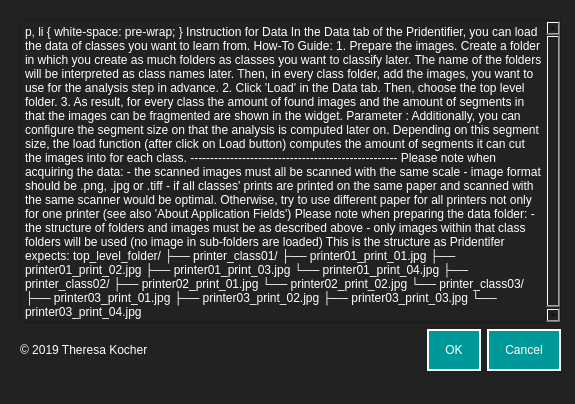
<?xml version="1.0" encoding="UTF-8"?>
<ui version="4.0">
 <class>Dialog</class>
 <widget class="QDialog" name="Dialog">
  <property name="geometry">
   <rect>
    <x>0</x>
    <y>0</y>
    <width>575</width>
    <height>404</height>
   </rect>
  </property>
  <property name="windowTitle">
   <string>Dialog</string>
  </property>
  <property name="styleSheet">
   <string notr="true">background-color: #222222;
</string>
  </property>
  <widget class="QWidget" name="verticalLayoutWidget">
   <property name="geometry">
    <rect>
     <x>20</x>
     <y>20</y>
     <width>541</width>
     <height>351</height>
    </rect>
   </property>
   <layout class="QVBoxLayout" name="verticalLayout">
    <item>
     <layout class="QHBoxLayout" name="horizontalLayout">
      <item>
       <layout class="QHBoxLayout" name="horizontalLayout_2"/>
      </item>
     </layout>
    </item>
    <item>
     <layout class="QHBoxLayout" name="horizontalLayout_4">
      <item>
       <widget class="QTextBrowser" name="textBrowser">
        <property name="styleSheet">
         <string notr="true">color: #fff;
font: 12pt &quot;Helvetica&quot;;
</string>
        </property>
        <property name="html">
         <string>&lt;!DOCTYPE HTML PUBLIC &quot;-//W3C//DTD HTML 4.0//EN&quot; &quot;http://www.w3.org/TR/REC-html40/strict.dtd&quot;&gt;
&lt;html&gt;&lt;head&gt;&lt;meta name=&quot;qrichtext&quot; content=&quot;1&quot; /&gt;&lt;style type=&quot;text/css&quot;&gt;
p, li { white-space: pre-wrap; }
&lt;/style&gt;&lt;/head&gt;&lt;body style=&quot; font-family:'Helvetica'; font-size:12pt; font-weight:400; font-style:normal;&quot;&gt;
&lt;p style=&quot; margin-top:0px; margin-bottom:0px; margin-left:0px; margin-right:0px; -qt-block-indent:0; text-indent:0px;&quot;&gt;&lt;span style=&quot; font-size:18pt; font-weight:600;&quot;&gt;Instruction for Data&lt;/span&gt;&lt;/p&gt;
&lt;p style=&quot;-qt-paragraph-type:empty; margin-top:0px; margin-bottom:0px; margin-left:0px; margin-right:0px; -qt-block-indent:0; text-indent:0px;&quot;&gt;&lt;br /&gt;&lt;/p&gt;
&lt;p style=&quot; margin-top:0px; margin-bottom:0px; margin-left:0px; margin-right:0px; -qt-block-indent:0; text-indent:0px;&quot;&gt;&lt;span style=&quot; font-family:'.SF NS Text'; font-size:13pt;&quot;&gt;In the Data tab of the Pridentifier, you can load the data of classes you want to learn from.&lt;/span&gt;&lt;/p&gt;
&lt;p style=&quot;-qt-paragraph-type:empty; margin-top:0px; margin-bottom:0px; margin-left:0px; margin-right:0px; -qt-block-indent:0; text-indent:0px; font-family:'.SF NS Text'; font-size:13pt;&quot;&gt;&lt;br /&gt;&lt;/p&gt;
&lt;p style=&quot; margin-top:0px; margin-bottom:0px; margin-left:0px; margin-right:0px; -qt-block-indent:0; text-indent:0px;&quot;&gt;&lt;span style=&quot; font-family:'.SF NS Text'; font-size:13pt; font-weight:600;&quot;&gt;How-To Guide:&lt;/span&gt;&lt;/p&gt;
&lt;p style=&quot;-qt-paragraph-type:empty; margin-top:0px; margin-bottom:0px; margin-left:0px; margin-right:0px; -qt-block-indent:0; text-indent:0px;&quot;&gt;&lt;br /&gt;&lt;/p&gt;
&lt;p style=&quot; margin-top:0px; margin-bottom:0px; margin-left:0px; margin-right:0px; -qt-block-indent:0; text-indent:0px;&quot;&gt;&lt;span style=&quot; font-family:'.SF NS Text'; font-size:13pt;&quot;&gt;1. Prepare the images. Create a folder in which you create as much folders as classes you want to classify later. The name of the folders will be interpreted as class names later. Then, in every class folder, add the images, you want to use for the analysis step in advance.&lt;/span&gt;&lt;/p&gt;
&lt;p style=&quot;-qt-paragraph-type:empty; margin-top:0px; margin-bottom:0px; margin-left:0px; margin-right:0px; -qt-block-indent:0; text-indent:0px;&quot;&gt;&lt;br /&gt;&lt;/p&gt;
&lt;p style=&quot; margin-top:0px; margin-bottom:0px; margin-left:0px; margin-right:0px; -qt-block-indent:0; text-indent:0px;&quot;&gt;&lt;span style=&quot; font-family:'.SF NS Text'; font-size:13pt;&quot;&gt;2. Click 'Load' in the Data tab. Then, choose the top level folder.&lt;/span&gt;&lt;/p&gt;
&lt;p style=&quot;-qt-paragraph-type:empty; margin-top:0px; margin-bottom:0px; margin-left:0px; margin-right:0px; -qt-block-indent:0; text-indent:0px;&quot;&gt;&lt;br /&gt;&lt;/p&gt;
&lt;p style=&quot; margin-top:0px; margin-bottom:0px; margin-left:0px; margin-right:0px; -qt-block-indent:0; text-indent:0px;&quot;&gt;&lt;span style=&quot; font-family:'.SF NS Text'; font-size:13pt;&quot;&gt;3. As result, for every class the amount of found images and the amount of segments in that the images can be fragmented are shown in the widget.&lt;/span&gt;&lt;/p&gt;
&lt;p style=&quot;-qt-paragraph-type:empty; margin-top:0px; margin-bottom:0px; margin-left:0px; margin-right:0px; -qt-block-indent:0; text-indent:0px; font-family:'.SF NS Text'; font-size:13pt;&quot;&gt;&lt;br /&gt;&lt;/p&gt;
&lt;p style=&quot; margin-top:0px; margin-bottom:0px; margin-left:0px; margin-right:0px; -qt-block-indent:0; text-indent:0px;&quot;&gt;&lt;span style=&quot; font-family:'.SF NS Text'; font-size:13pt; font-weight:600;&quot;&gt;Parameter&lt;/span&gt;&lt;span style=&quot; font-family:'.SF NS Text'; font-size:13pt;&quot;&gt;:&lt;/span&gt;&lt;/p&gt;
&lt;p style=&quot; margin-top:0px; margin-bottom:0px; margin-left:0px; margin-right:0px; -qt-block-indent:0; text-indent:0px;&quot;&gt;&lt;span style=&quot; font-family:'.SF NS Text'; font-size:13pt;&quot;&gt;Additionally, you can configure the segment size on that the analysis is computed later on. Depending on this segment size, the load function (after click on Load button) computes the amount of segments it can cut the images into for each class.&lt;/span&gt;&lt;/p&gt;
&lt;p style=&quot;-qt-paragraph-type:empty; margin-top:0px; margin-bottom:0px; margin-left:0px; margin-right:0px; -qt-block-indent:0; text-indent:0px; font-family:'.SF NS Text'; font-size:13pt;&quot;&gt;&lt;br /&gt;&lt;/p&gt;
&lt;p style=&quot; margin-top:0px; margin-bottom:0px; margin-left:0px; margin-right:0px; -qt-block-indent:0; text-indent:0px;&quot;&gt;&lt;span style=&quot; font-family:'.SF NS Text'; font-size:13pt;&quot;&gt;----------------------------------------------------&lt;/span&gt;&lt;/p&gt;
&lt;p style=&quot; margin-top:0px; margin-bottom:0px; margin-left:0px; margin-right:0px; -qt-block-indent:0; text-indent:0px;&quot;&gt;&lt;span style=&quot; font-family:'.SF NS Text'; font-size:13pt; font-style:italic;&quot;&gt;Please note when acquiring the data:&lt;/span&gt;&lt;/p&gt;
&lt;p style=&quot; margin-top:0px; margin-bottom:0px; margin-left:0px; margin-right:0px; -qt-block-indent:0; text-indent:0px;&quot;&gt;&lt;span style=&quot; font-family:'.SF NS Text'; font-size:13pt;&quot;&gt;- the scanned images must all be scanned with the same scale&lt;/span&gt;&lt;/p&gt;
&lt;p style=&quot; margin-top:0px; margin-bottom:0px; margin-left:0px; margin-right:0px; -qt-block-indent:0; text-indent:0px;&quot;&gt;&lt;span style=&quot; font-family:'.SF NS Text'; font-size:13pt;&quot;&gt;- image format should be .png, .jpg or .tiff&lt;/span&gt;&lt;/p&gt;
&lt;p style=&quot; margin-top:0px; margin-bottom:0px; margin-left:0px; margin-right:0px; -qt-block-indent:0; text-indent:0px;&quot;&gt;&lt;span style=&quot; font-family:'.SF NS Text'; font-size:13pt;&quot;&gt;- if all classes' prints are printed on the same paper and scanned with the same scanner would be optimal. Otherwise, try to use different paper for all printers not only for one printer (see also 'About &amp;gt; Application Fields')&lt;/span&gt;&lt;/p&gt;
&lt;p style=&quot;-qt-paragraph-type:empty; margin-top:0px; margin-bottom:0px; margin-left:0px; margin-right:0px; -qt-block-indent:0; text-indent:0px; font-family:'.SF NS Text'; font-size:13pt;&quot;&gt;&lt;br /&gt;&lt;/p&gt;
&lt;p style=&quot; margin-top:0px; margin-bottom:0px; margin-left:0px; margin-right:0px; -qt-block-indent:0; text-indent:0px;&quot;&gt;&lt;span style=&quot; font-family:'.SF NS Text'; font-size:13pt; font-style:italic;&quot;&gt;Please note when preparing the data folder:&lt;/span&gt;&lt;/p&gt;
&lt;p style=&quot; margin-top:0px; margin-bottom:0px; margin-left:0px; margin-right:0px; -qt-block-indent:0; text-indent:0px;&quot;&gt;&lt;span style=&quot; font-family:'.SF NS Text'; font-size:13pt;&quot;&gt;- the structure of folders and images must be as described above&lt;/span&gt;&lt;/p&gt;
&lt;p style=&quot; margin-top:0px; margin-bottom:0px; margin-left:0px; margin-right:0px; -qt-block-indent:0; text-indent:0px;&quot;&gt;&lt;span style=&quot; font-family:'.SF NS Text'; font-size:13pt;&quot;&gt;- only images within that class folders will be used (no image in sub-folders are loaded)&lt;/span&gt;&lt;/p&gt;
&lt;p style=&quot;-qt-paragraph-type:empty; margin-top:0px; margin-bottom:0px; margin-left:0px; margin-right:0px; -qt-block-indent:0; text-indent:0px; font-family:'.SF NS Text'; font-size:13pt;&quot;&gt;&lt;br /&gt;&lt;/p&gt;
&lt;p style=&quot; margin-top:0px; margin-bottom:0px; margin-left:0px; margin-right:0px; -qt-block-indent:0; text-indent:0px;&quot;&gt;&lt;span style=&quot; font-family:'.SF NS Text'; font-size:13pt;&quot;&gt;This is the structure as Pridentifer expects:&lt;/span&gt;&lt;/p&gt;
&lt;p style=&quot;-qt-paragraph-type:empty; margin-top:0px; margin-bottom:0px; margin-left:0px; margin-right:0px; -qt-block-indent:0; text-indent:0px; font-family:'.SF NS Text'; font-size:13pt;&quot;&gt;&lt;br /&gt;&lt;/p&gt;
&lt;p style=&quot; margin-top:0px; margin-bottom:0px; margin-left:0px; margin-right:0px; -qt-block-indent:0; text-indent:0px;&quot;&gt;&lt;span style=&quot; font-family:'.SF NS Text'; font-size:13pt;&quot;&gt;top_level_folder/&lt;/span&gt;&lt;/p&gt;
&lt;p style=&quot; margin-top:0px; margin-bottom:0px; margin-left:0px; margin-right:0px; -qt-block-indent:0; text-indent:0px;&quot;&gt;&lt;span style=&quot; font-family:'.SF NS Text'; font-size:13pt;&quot;&gt;├── printer_class01/&lt;/span&gt;&lt;/p&gt;
&lt;p style=&quot; margin-top:0px; margin-bottom:0px; margin-left:0px; margin-right:0px; -qt-block-indent:0; text-indent:0px;&quot;&gt;&lt;span style=&quot; font-family:'.SF NS Text'; font-size:13pt;&quot;&gt;          ├── printer01_print_01.jpg&lt;/span&gt;&lt;/p&gt;
&lt;p style=&quot; margin-top:0px; margin-bottom:0px; margin-left:0px; margin-right:0px; -qt-block-indent:0; text-indent:0px;&quot;&gt;&lt;span style=&quot; font-family:'.SF NS Text'; font-size:13pt;&quot;&gt;          ├── printer01_print_02.jpg&lt;/span&gt;&lt;/p&gt;
&lt;p style=&quot; margin-top:0px; margin-bottom:0px; margin-left:0px; margin-right:0px; -qt-block-indent:0; text-indent:0px;&quot;&gt;&lt;span style=&quot; font-family:'.SF NS Text'; font-size:13pt;&quot;&gt;          ├── printer01_print_03.jpg&lt;/span&gt;&lt;/p&gt;
&lt;p style=&quot; margin-top:0px; margin-bottom:0px; margin-left:0px; margin-right:0px; -qt-block-indent:0; text-indent:0px;&quot;&gt;&lt;span style=&quot; font-family:'.SF NS Text'; font-size:13pt;&quot;&gt;          └── printer01_print_04.jpg&lt;/span&gt;&lt;/p&gt;
&lt;p style=&quot; margin-top:0px; margin-bottom:0px; margin-left:0px; margin-right:0px; -qt-block-indent:0; text-indent:0px;&quot;&gt;&lt;span style=&quot; font-family:'.SF NS Text'; font-size:13pt;&quot;&gt;├── printer_class02/&lt;/span&gt;&lt;/p&gt;
&lt;p style=&quot; margin-top:0px; margin-bottom:0px; margin-left:0px; margin-right:0px; -qt-block-indent:0; text-indent:0px;&quot;&gt;&lt;span style=&quot; font-family:'.SF NS Text'; font-size:13pt;&quot;&gt;          ├── printer02_print_01.jpg&lt;/span&gt;&lt;/p&gt;
&lt;p style=&quot; margin-top:0px; margin-bottom:0px; margin-left:0px; margin-right:0px; -qt-block-indent:0; text-indent:0px;&quot;&gt;&lt;span style=&quot; font-family:'.SF NS Text'; font-size:13pt;&quot;&gt;          └── printer02_print_02.jpg&lt;/span&gt;&lt;/p&gt;
&lt;p style=&quot; margin-top:0px; margin-bottom:0px; margin-left:0px; margin-right:0px; -qt-block-indent:0; text-indent:0px;&quot;&gt;&lt;span style=&quot; font-family:'.SF NS Text'; font-size:13pt;&quot;&gt;└── printer_class03/&lt;/span&gt;&lt;/p&gt;
&lt;p style=&quot; margin-top:0px; margin-bottom:0px; margin-left:0px; margin-right:0px; -qt-block-indent:0; text-indent:0px;&quot;&gt;&lt;span style=&quot; font-family:'.SF NS Text'; font-size:13pt;&quot;&gt;          ├── printer03_print_01.jpg&lt;/span&gt;&lt;/p&gt;
&lt;p style=&quot; margin-top:0px; margin-bottom:0px; margin-left:0px; margin-right:0px; -qt-block-indent:0; text-indent:0px;&quot;&gt;&lt;span style=&quot; font-family:'.SF NS Text'; font-size:13pt;&quot;&gt;          ├── printer03_print_02.jpg&lt;/span&gt;&lt;/p&gt;
&lt;p style=&quot; margin-top:0px; margin-bottom:0px; margin-left:0px; margin-right:0px; -qt-block-indent:0; text-indent:0px;&quot;&gt;&lt;span style=&quot; font-family:'.SF NS Text'; font-size:13pt;&quot;&gt;          ├── printer03_print_03.jpg&lt;/span&gt;&lt;/p&gt;
&lt;p style=&quot; margin-top:0px; margin-bottom:0px; margin-left:0px; margin-right:0px; -qt-block-indent:0; text-indent:0px;&quot;&gt;&lt;span style=&quot; font-family:'.SF NS Text'; font-size:13pt;&quot;&gt;          └── printer03_print_04.jpg&lt;/span&gt;&lt;/p&gt;
&lt;p style=&quot;-qt-paragraph-type:empty; margin-top:0px; margin-bottom:0px; margin-left:0px; margin-right:0px; -qt-block-indent:0; text-indent:0px; font-family:'.SF NS Text'; font-size:13pt;&quot;&gt;&lt;br /&gt;&lt;/p&gt;
&lt;p style=&quot;-qt-paragraph-type:empty; margin-top:0px; margin-bottom:0px; margin-left:0px; margin-right:0px; -qt-block-indent:0; text-indent:0px; font-family:'.SF NS Text'; font-size:13pt;&quot;&gt;&lt;br /&gt;&lt;/p&gt;&lt;/body&gt;&lt;/html&gt;</string>
        </property>
       </widget>
      </item>
     </layout>
    </item>
    <item>
     <layout class="QHBoxLayout" name="horizontalLayout_3">
      <item>
       <widget class="QLabel" name="label">
        <property name="styleSheet">
         <string notr="true">color: #fff;
font: 12pt &quot;Helvetica&quot;;
</string>
        </property>
        <property name="text">
         <string>© 2019 Theresa Kocher</string>
        </property>
       </widget>
      </item>
      <item>
       <widget class="QDialogButtonBox" name="buttonBox">
        <property name="styleSheet">
         <string notr="true">QPushButton {
background-color: #009999;
padding: 12px 16px;
border: 2px solid #fff;
color: #fff;
font: Helvetica;
}
QPushButton:hover {
	background-color: #75bdc3;
}</string>
        </property>
        <property name="orientation">
         <enum>Qt::Horizontal</enum>
        </property>
        <property name="standardButtons">
         <set>QDialogButtonBox::Cancel|QDialogButtonBox::Ok</set>
        </property>
       </widget>
      </item>
     </layout>
    </item>
   </layout>
  </widget>
 </widget>
 <resources/>
 <connections>
  <connection>
   <sender>buttonBox</sender>
   <signal>accepted()</signal>
   <receiver>Dialog</receiver>
   <slot>reject()</slot>
   <hints>
    <hint type="sourcelabel">
     <x>429</x>
     <y>348</y>
    </hint>
    <hint type="destinationlabel">
     <x>358</x>
     <y>372</y>
    </hint>
   </hints>
  </connection>
  <connection>
   <sender>buttonBox</sender>
   <signal>rejected()</signal>
   <receiver>Dialog</receiver>
   <slot>reject()</slot>
   <hints>
    <hint type="sourcelabel">
     <x>483</x>
     <y>343</y>
    </hint>
    <hint type="destinationlabel">
     <x>490</x>
     <y>385</y>
    </hint>
   </hints>
  </connection>
 </connections>
</ui>
